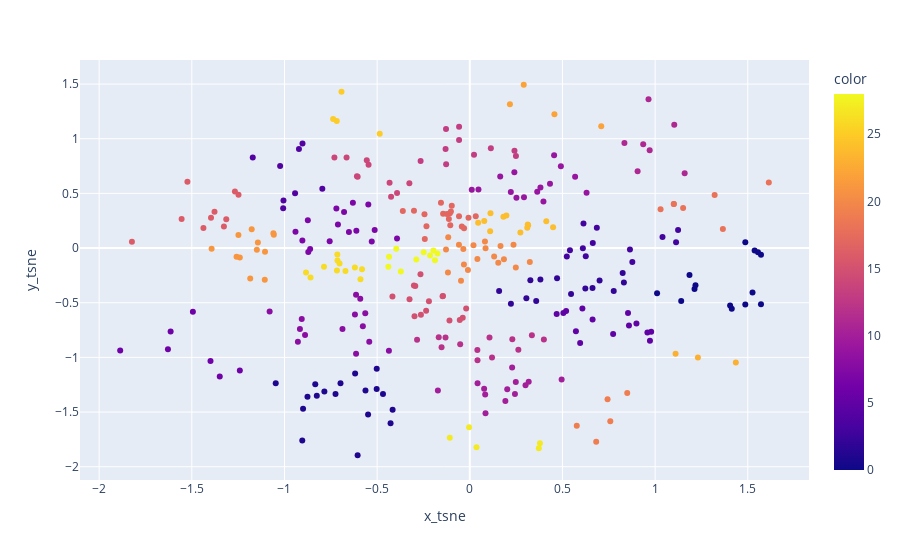

Notebook code cell kept with this figure:
### Markdown cell above
#### Results

### Code cell
pd.set_option("display.max_rows", 180)
display(runs_df.sort_values("Silhouette", ascending=False).iloc[:180])

plt_data = pd.DataFrame(
    {
        "x_tsne": X_tsne[:, 0],
        "y_tsne": X_tsne[:, 1],
        "content": titles[:len(X_tsne)],
    }
)

plt_data["label"] = labels
fig = px.scatter(
    plt_data,
    x="x_tsne",
    y="y_tsne",
    hover_name="content",
    hover_data=["label"],
    color=labels,
)
fig.show()

### Figure 1 — Plotly figure (JSON) as saved in the notebook; plotly's stock layout.template omitted (floating-point values rounded to 4 significant figures; data arrays with more than 128 entries replaced by an {"elided": "..."} marker saying what was removed)
{"data": [{"customdata": {"elided": "320x1 int values"}, "hovertemplate": "<b>%{hovertext}</b><br><br>x_tsne=%{x}<br>y_tsne=%{y}<br>label=%{customdata[0]}<br>color=%{marker.color}<extra></extra>", "hovertext": {"elided": "320 str values"}, "legendgroup": "", "marker": {"color": {"elided": "320 int values"}, "coloraxis": "coloraxis", "symbol": "circle"}, "mode": "markers", "name": "", "orientation": "v", "showlegend": false, "type": "scatter", "x": {"elided": "320 float values"}, "xaxis": "x", "y": {"elided": "320 float values"}, "yaxis": "y"}], "layout": {"coloraxis": {"colorbar": {"title": {"text": "color"}}, "colorscale": [[0, "#0d0887"], [0.1111, "#46039f"], [0.2222, "#7201a8"], [0.3333, "#9c179e"], [0.4444, "#bd3786"], [0.5556, "#d8576b"], [0.6667, "#ed7953"], [0.7778, "#fb9f3a"], [0.8889, "#fdca26"], [1, "#f0f921"]]}, "legend": {"tracegroupgap": 0}, "margin": {"t": 60}, "xaxis": {"anchor": "y", "domain": [0, 1], "title": {"text": "x_tsne"}}, "yaxis": {"anchor": "x", "domain": [0, 1], "title": {"text": "y_tsne"}}}}
